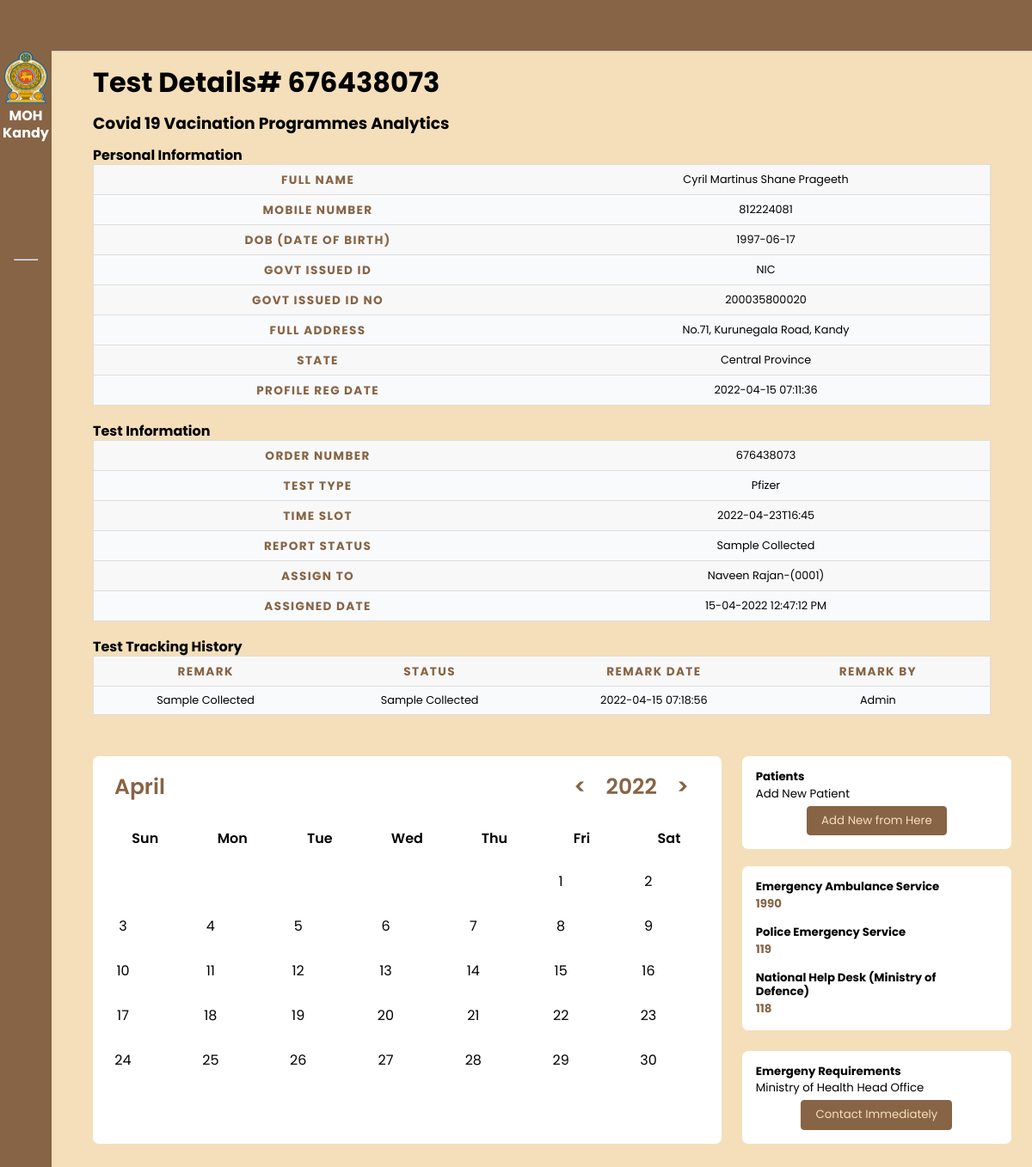
Screenshot of /patient-report-details.php?tid=9&&oid=676438073 with the database file from the repository.
### tables this page shows
CREATE TABLE `tbltestrecord` (
  `id` int NOT NULL,
  `OrderNumber` bigint DEFAULT NULL,
  `PatientMobileNumber` bigint DEFAULT NULL,
  `TestType` varchar(100) DEFAULT NULL,
  `TestTimeSlot` varchar(120) DEFAULT NULL,
  `ReportStatus` varchar(100) DEFAULT NULL,
  `FinalReport` varchar(150) DEFAULT NULL,
  `ReportUploadTime` varchar(200) DEFAULT NULL,
  `RegistrationDate` timestamp NULL DEFAULT CURRENT_TIMESTAMP,
  `AssignedtoEmpId` varchar(150) DEFAULT NULL,
  `AssigntoName` varchar(180) DEFAULT NULL,
  `AssignedTime` varchar(100) DEFAULT NULL
);

CREATE TABLE `tblpatients` (
  `id` int NOT NULL,
  `FullName` varchar(120) DEFAULT NULL,
  `MobileNumber` bigint DEFAULT NULL,
  `DateOfBirth` date DEFAULT NULL,
  `GovtIssuedId` varchar(150) DEFAULT NULL,
  `GovtIssuedIdNo` varchar(150) DEFAULT NULL,
  `FullAddress` varchar(255) DEFAULT NULL,
  `State` varchar(200) DEFAULT NULL,
  `RegistrationDate` timestamp NOT NULL DEFAULT CURRENT_TIMESTAMP
);

CREATE TABLE `tblreporttracking` (
  `id` int NOT NULL,
  `OrderNumber` bigint DEFAULT NULL,
  `Remark` varchar(255) DEFAULT NULL,
  `Status` varchar(120) DEFAULT NULL,
  `PostingTime` timestamp NULL DEFAULT CURRENT_TIMESTAMP,
  `RemarkBy` int DEFAULT NULL
);

### patient-report-details.php (the view, shortened to what this page needs)
<?php session_start();
include_once('includes/config.php');
?>
<!DOCTYPE html>
<html lang="en">
<head>
    <link rel="stylesheet" href="https://cdn.jsdelivr.net/gh/lykmapipo/themify-icons@0.1.2/css/themify-icons.css">
    <link rel="stylesheet" href="style.css">
    <link rel="stylesheet" href="dropdown.css">
    <link rel="stylesheet" href="tables.css">
</head>
<body>
    <?php include_once('includes/sidesection.php');?>
    <div class="main-content">
        <header>
        </header>
        <main>
            <h1 class="dash-title">Test Details# <?php echo intval($_GET['oid']);?></h1>
            <h3 class="dash-title">Covid 19 Vacination Programmes Analytics</h3>
            <?php
$testid=intval($_GET['tid']);
$query=mysqli_query($con,"select * from tbltestrecord
join tblpatients on tblpatients.MobileNumber=tbltestrecord.PatientMobileNumber
where  tbltestrecord.id='$testid'");
while($row=mysqli_fetch_array($query)){
    ?>
            <div class="container">
                <h4>Personal Information</h4>
            <table class="table table-bordered"  width="100%" cellspacing="0">
    <tr>
    <th>Full Name</th>
    <td><?php echo $row['FullName'];?></td>
    </tr>
     <tr>
    <th>Mobile Number</th>
    <td><?php echo $row['MobileNumber'];?></td>
    </tr>
     <tr>
    <th>DOB (Date of Birth)</th>
    <td><?php echo $row['DateOfBirth'];?></td>
    </tr>
     <tr>
    <th>Govt Issued Id</th>
    <td><?php echo $row['GovtIssuedId'];?></td>
    </tr>
     <tr>
    <th>Govt Issued Id No</th>
    <td><?php echo $row['GovtIssuedIdNo'];?></td>
    </tr>
     <tr>
    <th>Full Address</th>
    <td><?php echo $row['FullAddress'];?></td>
    </tr>
    <tr>
    <th>State</th>
    <td><?php echo $row['State'];?></td>
    </tr>
    <tr>
    <th>Profile Reg Date</th>
    <td><?php echo $row['RegistrationDate'];?></td>
    </tr>
 </table>
<br>
 <h4>Test Information</h4>
 <table class="table table-bordered"  width="100%" cellspacing="0">
    <tr>
    <th>Order Number</th>
    <td><?php echo $row['OrderNumber'];?></td>
    </tr>
    <tr>
    <th>Test Type</th>
    <td><?php echo $row['TestType'];?></td>
    </tr>
    <tr>
    <th>Time Slot</th>
    <td><?php echo $row['TestTimeSlot'];?></td>
    </tr>
 <tr>
    <th>Report Status</th>
    <td><?php if($row['ReportStatus']==''):
              echo "Not Processed yet";
          else:
           echo $row['ReportStatus'];
          endif;
    ?></td>
    </tr>
<?php if($row['AssignedtoEmpId']!=''):?>
  <tr>
    <th>Assign To</th>
    <td><?php echo $row['AssigntoName'];?>-(<?php echo $row['AssignedtoEmpId'];?>)</td>
    </tr>
    <tr>
    <th>Assigned Date</th>
    <td><?php echo $row['AssignedTime'];?></td>
    </tr>
<?php endif;?>
</table>
<br>
<?php
$orderid=intval($_GET['oid']);
$ret=mysqli_query($con,"select * from tblreporttracking
join tbladmin on tbladmin.ID=tblreporttracking.RemarkBy
where tblreporttracking.OrderNumber='$orderid'");
$num=mysqli_num_rows($ret);
?>
<?php if($num>0){
?>
<h4>Test Tracking History</h4>
 <table class="table table-bordered"  width="100%" cellspacing="0">
<tr>
    <th>Remark</th>
    <th>Status</th>
    <th>Remark Date</th>
    <th>Remark By</th>
<?php while($result=mysqli_fetch_array($ret)){?>
</tr>
    <tr>
    <td><?php echo $result['Remark'];?></td>
    <td><?php echo $result['Status'];?></td>
    <td><?php echo $result['PostingTime'];?></td>
    <td><?php echo $result['AdminName'];?></td>
    </tr>
<?php } ?>
</table>
         <?php
     } else { ?>
<h4 align="center" style="color:red"> No Tracking history found </h4>
         <?php } ?>
</div>
<?php include_once('includes/bottomsection.php');?>
        </main>
    </div>
</body>
</html>
<?php } ?>

### includes/bottomsection.php (shortened to what this page needs)
<section class="recent">
                <div class="activity-grid">
                    <div class="activity-card">
                    <div class="calendar">
                            <div class="calendar-header">
                                <span class="month-picker" id="month-picker">February</span>
                                <div class="year-picker">
                                    <span class="year-change" id="prev-year">
                                        <pre><</pre>
                                    </span>
                                    <span id="year">2021</span>
                                    <span class="year-change" id="next-year">
                                        <pre>></pre>
                                    </span>
                                </div>
                            </div>
                            <div class="calendar-body">
                                <div class="calendar-week-day">
                                    <div>Sun</div>
                                    <div>Mon</div>
                                    <div>Tue</div>
                                    <div>Wed</div>
                                    <div>Thu</div>
                                    <div>Fri</div>
                                    <div>Sat</div>
                                </div>
                                <div class="calendar-days"> </div>
                            </div>
                            <div class="calendar-footer">
                            </div>
                        </div>
                        <script src="app.js"></script><br><br>
                    </div>
                    <div class="summary">
                    <div class="bday-card">
                            <div class="bday-flex">
                                <div class="bday-info">
                                    <h5>Patients </h5>
                                    <small>Add New Patient</small>
                                </div>
                            </div>
                            <div class="text-center">
                                <a href ="new-user-testing.php">
                                <button>
                                    Add New from Here
                                </button>
                                </a>
                            </div>
                        </div>
                        <br>
                        <div class="summary-card">
                            <div class="summary-single">
                                <div>
                                    <h5>Emergency Ambulance Service</h5>
                                    <small>1990</small>
                                </div>
                                <div class="bday-card">
                                </div>
                            </div>
                            <div class="summary-single">
                                <div>
                                    <h5> Police Emergency Service</h5>
                                    <small>119 </small>
                                </div>
                                <div class="bday-card">
                                </div>
                            </div>
                            <div class="summary-single">
                                <div>
                                    <h5>National Help Desk (Ministry of Defence)</h5>
                                    <small>118</small>
                                </div>
                                <div class="bday-card">
                                </div>
                            </div>
                        </div>
                        <div class="bday-card">
                            <div class="bday-flex">
                                <div class="bday-info">
                                    <h5>Emergeny Requirements </h5>
                                    <small>Ministry of Health Head Office</small>
                                </div>
                            </div>
                            <div class="text-center">
                                <button>
                                    Contact Immediately
                                </button>
                            </div>
                        </div>
                    </div>
                </div>
            </section>

### style.css (style rules this page uses)
body { background-color: #F4DFBA; }
* { font-family: 'Poppins', sans-serif; margin: 0; padding: 0; text-decoration: none; list-style-type: none; box-sizing: border-box; }
.main-content { position: relative; margin-left: 240px; transition: margin-left 500ms; }
main { margin-top: 60px; background: #F4DFBA; min-height: 90vh; padding: 1rem 3rem; }
header { position: fixed; left: 240px; top: 0; z-index: 100; width: calc(100% - 240px); background: #876445; height: 60px; padding: 0rem 1rem; display: flex; align-items: center; justify-content: space-between; border-bottom: 1px solid #ccc; transition: left 500ms; }
.dash-title { color: var(--color-dark); margin-bottom: 1rem; }
.recent { margin-top: 3rem; margin-bottom: 3rem; }
.activity-grid { display: grid; grid-template-columns: 70% 30%; grid-column-gap: 1.5rem; }
.activity-card, .summary-card, .bday-card { background: #fff; border-radius: 7px; }
th { font-size: 1.1rem; padding: 1rem 1rem; color: #876445; text-align: center; }
td { font-size: .8rem; padding: 1rem 1rem; text-align: center; }
tbody tr:nth-child(even) { background: #f9fafc; }
.summary-card { margin-bottom: 1.5rem; padding-top: .5rem; padding-bottom: .5rem; }
.summary-single { padding: .5rem 1rem; display: flex; align-items: center; }
.summary-single small { font-weight: 700; color: #876445; }
.bday-flex { display: flex; align-items: center; margin-bottom: .3rem; }
.bday-card { padding: 1rem; }
.text-center { text-align: center; }
.text-center button { background: #876445; color: #F4DFBA; border: 1px solid #876445; border-radius: 4px; padding: .4rem 1rem; }
@media only screen and (max-width: 1200px) { .main-content { margin-left: 60px; } }
@media only screen and (max-width: 1200px) { .main-content header { left: 60px; width: calc(100% - 60px); } }
* { padding: 0; margin: 0; box-sizing: border-box; }
.calendar { background-color: white; border-radius: 30px; padding: 5px; position: relative; overflow: hidden; z-index: 1; }
.calendar-header { display: flex; justify-content: space-between; align-items: center; font-size: 25px; font-weight: 600; color: #876445; padding: 10px; height: 40%; }
.calendar-body { padding: 5px; }
.calendar-week-day { height: 50px; display: grid; grid-template-columns: repeat(7, 1fr); font-weight: 600; }
.calendar-week-day div { display: grid; place-items: center; color: var(--bg-second); }
.calendar-days { display: grid; grid-template-columns: repeat(7, 1fr); gap: 2px; }
.month-picker { padding: 5px 10px; border-radius: 10px; cursor: pointer; }
.year-picker { display: flex; align-items: center; }
.year-change { height: 40px; width: 40px; border-radius: 50%; display: grid; place-items: center; margin: 0 10px; cursor: pointer; }
.calendar-footer { padding: 10px; display: flex; justify-content: flex-end; align-items: center; }

### tables.css (style rules this page uses)
table { border: 1px solid #ccc; border-collapse: collapse; margin: 0; padding: 0; width: 100%; table-layout: fixed; }
table tr { background-color: #f8f8f8; border: 1px solid #ddd; padding: .35em; }
table th, table td { padding: .625em; text-align: center; }
table th { font-size: .85em; letter-spacing: .1em; text-transform: uppercase; }
body { font-family: "Open Sans", sans-serif; line-height: 1.25; }

### rows the page displays
tbltestrecord: tblpatients.FullName "Cyril Martinus Shane Prageeth", tblpatients.MobileNumber "812224081", tblpatients.DateOfBirth "1997-06-17", tblpatients.GovtIssuedId "NIC", tblpatients.GovtIssuedIdNo "200035800020", tblpatients.FullAddress "No.71, Kurunegala Road, Kandy", tblpatients.State "Central Province", tblpatients.RegistrationDate "2022-04-15 07:11:36", OrderNumber "676438073", TestType "Pfizer", TestTimeSlot "2022-04-23T16:45", ReportStatus "Sample Collected", AssigntoName "Naveen Rajan", AssignedtoEmpId "0001", AssignedTime "15-04-2022 12:47:12 PM"
tblreporttracking: Remark "Sample Collected", Status "Sample Collected", PostingTime "2022-04-15 07:18:56", tbladmin.AdminName "Admin"

### other values shown
$_GET['oid'] "676438073"
